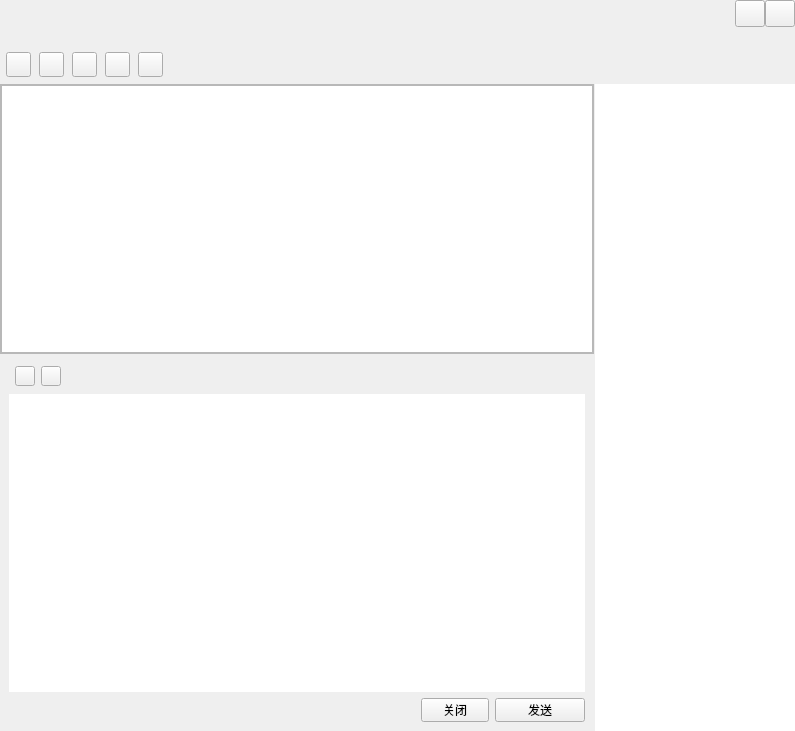
<?xml version="1.0" encoding="UTF-8"?>
<ui version="4.0">
 <class>ChatWindow</class>
 <widget class="QWidget" name="ChatWindow">
  <property name="geometry">
   <rect>
    <x>0</x>
    <y>0</y>
    <width>795</width>
    <height>731</height>
   </rect>
  </property>
  <property name="windowTitle">
   <string>TalkWindow</string>
  </property>
  <layout class="QVBoxLayout" name="verticalLayout_6">
   <property name="spacing">
    <number>0</number>
   </property>
   <property name="leftMargin">
    <number>0</number>
   </property>
   <property name="topMargin">
    <number>0</number>
   </property>
   <property name="rightMargin">
    <number>0</number>
   </property>
   <property name="bottomMargin">
    <number>0</number>
   </property>
   <item>
    <widget class="QWidget" name="titleWidget" native="true">
     <property name="sizePolicy">
      <sizepolicy hsizetype="Expanding" vsizetype="Fixed">
       <horstretch>0</horstretch>
       <verstretch>0</verstretch>
      </sizepolicy>
     </property>
     <property name="minimumSize">
      <size>
       <width>0</width>
       <height>84</height>
      </size>
     </property>
     <property name="maximumSize">
      <size>
       <width>16777215</width>
       <height>84</height>
      </size>
     </property>
     <property name="bottomskin" stdset="0">
      <bool>true</bool>
     </property>
     <layout class="QVBoxLayout" name="verticalLayout">
      <property name="spacing">
       <number>0</number>
      </property>
      <property name="leftMargin">
       <number>6</number>
      </property>
      <property name="topMargin">
       <number>0</number>
      </property>
      <property name="rightMargin">
       <number>0</number>
      </property>
      <property name="bottomMargin">
       <number>0</number>
      </property>
      <item>
       <layout class="QHBoxLayout" name="horizontalLayout">
        <property name="spacing">
         <number>0</number>
        </property>
        <item>
         <widget class="QLabel" name="nameLabel">
          <property name="sizePolicy">
           <sizepolicy hsizetype="Expanding" vsizetype="Fixed">
            <horstretch>0</horstretch>
            <verstretch>0</verstretch>
           </sizepolicy>
          </property>
          <property name="minimumSize">
           <size>
            <width>0</width>
            <height>27</height>
           </size>
          </property>
          <property name="maximumSize">
           <size>
            <width>16777215</width>
            <height>27</height>
           </size>
          </property>
          <property name="font">
           <font>
            <family>AcadEref</family>
            <pointsize>12</pointsize>
           </font>
          </property>
          <property name="text">
           <string/>
          </property>
         </widget>
        </item>
        <item>
         <widget class="QPushButton" name="sysmin">
          <property name="sizePolicy">
           <sizepolicy hsizetype="Fixed" vsizetype="Fixed">
            <horstretch>0</horstretch>
            <verstretch>0</verstretch>
           </sizepolicy>
          </property>
          <property name="minimumSize">
           <size>
            <width>30</width>
            <height>27</height>
           </size>
          </property>
          <property name="maximumSize">
           <size>
            <width>30</width>
            <height>27</height>
           </size>
          </property>
          <property name="focusPolicy">
           <enum>Qt::ClickFocus</enum>
          </property>
          <property name="statusTip">
           <string>最小化</string>
          </property>
          <property name="text">
           <string/>
          </property>
          <property name="iconSize">
           <size>
            <width>30</width>
            <height>30</height>
           </size>
          </property>
         </widget>
        </item>
        <item>
         <widget class="QPushButton" name="sysclose">
          <property name="sizePolicy">
           <sizepolicy hsizetype="Fixed" vsizetype="Fixed">
            <horstretch>0</horstretch>
            <verstretch>0</verstretch>
           </sizepolicy>
          </property>
          <property name="minimumSize">
           <size>
            <width>30</width>
            <height>27</height>
           </size>
          </property>
          <property name="maximumSize">
           <size>
            <width>30</width>
            <height>27</height>
           </size>
          </property>
          <property name="focusPolicy">
           <enum>Qt::ClickFocus</enum>
          </property>
          <property name="statusTip">
           <string>关闭</string>
          </property>
          <property name="text">
           <string/>
          </property>
          <property name="iconSize">
           <size>
            <width>30</width>
            <height>30</height>
           </size>
          </property>
         </widget>
        </item>
       </layout>
      </item>
      <item>
       <widget class="QLabel" name="signLabel">
        <property name="sizePolicy">
         <sizepolicy hsizetype="Expanding" vsizetype="Fixed">
          <horstretch>0</horstretch>
          <verstretch>0</verstretch>
         </sizepolicy>
        </property>
        <property name="maximumSize">
         <size>
          <width>16777215</width>
          <height>20</height>
         </size>
        </property>
        <property name="sizeIncrement">
         <size>
          <width>0</width>
          <height>20</height>
         </size>
        </property>
        <property name="font">
         <font>
          <family>AcadEref</family>
          <pointsize>10</pointsize>
         </font>
        </property>
        <property name="text">
         <string/>
        </property>
       </widget>
      </item>
      <item>
       <widget class="QWidget" name="funWidget" native="true">
        <property name="sizePolicy">
         <sizepolicy hsizetype="Expanding" vsizetype="Expanding">
          <horstretch>0</horstretch>
          <verstretch>0</verstretch>
         </sizepolicy>
        </property>
        <property name="minimumSize">
         <size>
          <width>0</width>
          <height>34</height>
         </size>
        </property>
        <property name="maximumSize">
         <size>
          <width>16777215</width>
          <height>600</height>
         </size>
        </property>
        <layout class="QHBoxLayout" name="horizontalLayout_2">
         <property name="spacing">
          <number>8</number>
         </property>
         <property name="leftMargin">
          <number>0</number>
         </property>
         <property name="topMargin">
          <number>0</number>
         </property>
         <property name="rightMargin">
          <number>6</number>
         </property>
         <property name="bottomMargin">
          <number>0</number>
         </property>
         <item>
          <widget class="QPushButton" name="addtoolbtn">
           <property name="sizePolicy">
            <sizepolicy hsizetype="Fixed" vsizetype="Fixed">
             <horstretch>0</horstretch>
             <verstretch>0</verstretch>
            </sizepolicy>
           </property>
           <property name="minimumSize">
            <size>
             <width>25</width>
             <height>25</height>
            </size>
           </property>
           <property name="maximumSize">
            <size>
             <width>25</width>
             <height>25</height>
            </size>
           </property>
           <property name="text">
            <string/>
           </property>
           <property name="hasborder" stdset="0">
            <bool>true</bool>
           </property>
          </widget>
         </item>
         <item>
          <widget class="QPushButton" name="addhumanBtn">
           <property name="sizePolicy">
            <sizepolicy hsizetype="Fixed" vsizetype="Fixed">
             <horstretch>0</horstretch>
             <verstretch>0</verstretch>
            </sizepolicy>
           </property>
           <property name="minimumSize">
            <size>
             <width>25</width>
             <height>25</height>
            </size>
           </property>
           <property name="maximumSize">
            <size>
             <width>25</width>
             <height>25</height>
            </size>
           </property>
           <property name="text">
            <string/>
           </property>
           <property name="hasborder" stdset="0">
            <bool>true</bool>
           </property>
          </widget>
         </item>
         <item>
          <widget class="QPushButton" name="appBtn">
           <property name="sizePolicy">
            <sizepolicy hsizetype="Fixed" vsizetype="Fixed">
             <horstretch>0</horstretch>
             <verstretch>0</verstretch>
            </sizepolicy>
           </property>
           <property name="minimumSize">
            <size>
             <width>25</width>
             <height>25</height>
            </size>
           </property>
           <property name="maximumSize">
            <size>
             <width>25</width>
             <height>25</height>
            </size>
           </property>
           <property name="text">
            <string/>
           </property>
           <property name="hasborder" stdset="0">
            <bool>true</bool>
           </property>
          </widget>
         </item>
         <item>
          <widget class="QPushButton" name="videoBtn">
           <property name="sizePolicy">
            <sizepolicy hsizetype="Fixed" vsizetype="Fixed">
             <horstretch>0</horstretch>
             <verstretch>0</verstretch>
            </sizepolicy>
           </property>
           <property name="minimumSize">
            <size>
             <width>25</width>
             <height>25</height>
            </size>
           </property>
           <property name="maximumSize">
            <size>
             <width>25</width>
             <height>25</height>
            </size>
           </property>
           <property name="text">
            <string/>
           </property>
           <property name="hasborder" stdset="0">
            <bool>true</bool>
           </property>
          </widget>
         </item>
         <item>
          <widget class="QPushButton" name="toolsetBtn">
           <property name="sizePolicy">
            <sizepolicy hsizetype="Fixed" vsizetype="Fixed">
             <horstretch>0</horstretch>
             <verstretch>0</verstretch>
            </sizepolicy>
           </property>
           <property name="minimumSize">
            <size>
             <width>25</width>
             <height>25</height>
            </size>
           </property>
           <property name="maximumSize">
            <size>
             <width>25</width>
             <height>25</height>
            </size>
           </property>
           <property name="text">
            <string/>
           </property>
           <property name="hasborder" stdset="0">
            <bool>true</bool>
           </property>
          </widget>
         </item>
         <item>
          <spacer name="horizontalSpacer">
           <property name="orientation">
            <enum>Qt::Horizontal</enum>
           </property>
           <property name="sizeHint" stdset="0">
            <size>
             <width>700</width>
             <height>20</height>
            </size>
           </property>
          </spacer>
         </item>
        </layout>
       </widget>
      </item>
     </layout>
    </widget>
   </item>
   <item>
    <widget class="QSplitter" name="splitter">
     <property name="orientation">
      <enum>Qt::Horizontal</enum>
     </property>
     <property name="handleWidth">
      <number>1</number>
     </property>
     <widget class="QSplitter" name="bodySplitter">
      <property name="lineWidth">
       <number>1</number>
      </property>
      <property name="orientation">
       <enum>Qt::Vertical</enum>
      </property>
      <property name="handleWidth">
       <number>1</number>
      </property>
      <property name="childrenCollapsible">
       <bool>false</bool>
      </property>
      <widget class="QWidget" name="bodyWidget" native="true">
       <property name="sizePolicy">
        <sizepolicy hsizetype="Expanding" vsizetype="Expanding">
         <horstretch>0</horstretch>
         <verstretch>0</verstretch>
        </sizepolicy>
       </property>
       <layout class="QVBoxLayout" name="verticalLayout_4">
        <property name="spacing">
         <number>0</number>
        </property>
        <property name="leftMargin">
         <number>0</number>
        </property>
        <property name="topMargin">
         <number>0</number>
        </property>
        <property name="rightMargin">
         <number>0</number>
        </property>
        <property name="bottomMargin">
         <number>0</number>
        </property>
        <item>
         <widget class="QFrame" name="frameWidget">
          <property name="sizePolicy">
           <sizepolicy hsizetype="Expanding" vsizetype="Expanding">
            <horstretch>0</horstretch>
            <verstretch>0</verstretch>
           </sizepolicy>
          </property>
          <property name="frameShape">
           <enum>QFrame::StyledPanel</enum>
          </property>
          <property name="frameShadow">
           <enum>QFrame::Raised</enum>
          </property>
          <property name="lineWidth">
           <number>1</number>
          </property>
          <layout class="QVBoxLayout" name="verticalLayout_3">
           <property name="spacing">
            <number>0</number>
           </property>
           <property name="leftMargin">
            <number>0</number>
           </property>
           <property name="topMargin">
            <number>0</number>
           </property>
           <property name="rightMargin">
            <number>0</number>
           </property>
           <property name="bottomMargin">
            <number>0</number>
           </property>
           <item>
            <widget class="QListWidget" name="listWidget">
             <property name="sizePolicy">
              <sizepolicy hsizetype="Preferred" vsizetype="Preferred">
               <horstretch>0</horstretch>
               <verstretch>0</verstretch>
              </sizepolicy>
             </property>
             <property name="maximumSize">
              <size>
               <width>16777215</width>
               <height>16777215</height>
              </size>
             </property>
             <property name="focusPolicy">
              <enum>Qt::TabFocus</enum>
             </property>
             <property name="horizontalScrollBarPolicy">
              <enum>Qt::ScrollBarAsNeeded</enum>
             </property>
             <property name="selectionMode">
              <enum>QAbstractItemView::NoSelection</enum>
             </property>
            </widget>
           </item>
          </layout>
         </widget>
        </item>
       </layout>
      </widget>
      <widget class="QWidget" name="bottomWidget" native="true">
       <property name="sizePolicy">
        <sizepolicy hsizetype="Expanding" vsizetype="Expanding">
         <horstretch>0</horstretch>
         <verstretch>0</verstretch>
        </sizepolicy>
       </property>
       <property name="minimumSize">
        <size>
         <width>500</width>
         <height>138</height>
        </size>
       </property>
       <property name="maximumSize">
        <size>
         <width>16777215</width>
         <height>600</height>
        </size>
       </property>
       <layout class="QVBoxLayout" name="verticalLayout_2">
        <property name="spacing">
         <number>6</number>
        </property>
        <property name="leftMargin">
         <number>9</number>
        </property>
        <property name="topMargin">
         <number>9</number>
        </property>
        <property name="rightMargin">
         <number>9</number>
        </property>
        <property name="bottomMargin">
         <number>9</number>
        </property>
        <item>
         <widget class="QWidget" name="moduleWidet" native="true">
          <property name="sizePolicy">
           <sizepolicy hsizetype="Expanding" vsizetype="Fixed">
            <horstretch>0</horstretch>
            <verstretch>0</verstretch>
           </sizepolicy>
          </property>
          <property name="minimumSize">
           <size>
            <width>0</width>
            <height>24</height>
           </size>
          </property>
          <property name="maximumSize">
           <size>
            <width>16777215</width>
            <height>24</height>
           </size>
          </property>
          <layout class="QHBoxLayout" name="horizontalLayout_3">
           <property name="spacing">
            <number>6</number>
           </property>
           <property name="leftMargin">
            <number>6</number>
           </property>
           <property name="topMargin">
            <number>0</number>
           </property>
           <property name="rightMargin">
            <number>0</number>
           </property>
           <property name="bottomMargin">
            <number>0</number>
           </property>
           <item>
            <widget class="QPushButton" name="faceBtn">
             <property name="sizePolicy">
              <sizepolicy hsizetype="Fixed" vsizetype="Fixed">
               <horstretch>0</horstretch>
               <verstretch>0</verstretch>
              </sizepolicy>
             </property>
             <property name="minimumSize">
              <size>
               <width>20</width>
               <height>20</height>
              </size>
             </property>
             <property name="maximumSize">
              <size>
               <width>20</width>
               <height>20</height>
              </size>
             </property>
             <property name="text">
              <string/>
             </property>
             <property name="hasborder" stdset="0">
              <bool>true</bool>
             </property>
            </widget>
           </item>
           <item>
            <widget class="QPushButton" name="fileopenBtn">
             <property name="sizePolicy">
              <sizepolicy hsizetype="Fixed" vsizetype="Fixed">
               <horstretch>0</horstretch>
               <verstretch>0</verstretch>
              </sizepolicy>
             </property>
             <property name="minimumSize">
              <size>
               <width>20</width>
               <height>20</height>
              </size>
             </property>
             <property name="maximumSize">
              <size>
               <width>20</width>
               <height>20</height>
              </size>
             </property>
             <property name="text">
              <string/>
             </property>
             <property name="hasborder" stdset="0">
              <bool>true</bool>
             </property>
            </widget>
           </item>
           <item>
            <spacer name="horizontalSpacer_2">
             <property name="orientation">
              <enum>Qt::Horizontal</enum>
             </property>
             <property name="sizeHint" stdset="0">
              <size>
               <width>519</width>
               <height>20</height>
              </size>
             </property>
            </spacer>
           </item>
          </layout>
         </widget>
        </item>
        <item>
         <widget class="QTextEdit" name="textEdit">
          <property name="font">
           <font>
            <pointsize>14</pointsize>
           </font>
          </property>
          <property name="contextMenuPolicy">
           <enum>Qt::NoContextMenu</enum>
          </property>
          <property name="frameShape">
           <enum>QFrame::NoFrame</enum>
          </property>
          <property name="lineWidth">
           <number>1</number>
          </property>
         </widget>
        </item>
        <item>
         <layout class="QHBoxLayout" name="horizontalLayout_4">
          <property name="spacing">
           <number>6</number>
          </property>
          <item>
           <spacer name="horizontalSpacer_3">
            <property name="orientation">
             <enum>Qt::Horizontal</enum>
            </property>
            <property name="sizeHint" stdset="0">
             <size>
              <width>348</width>
              <height>20</height>
             </size>
            </property>
           </spacer>
          </item>
          <item>
           <widget class="QToolButton" name="closeBtn">
            <property name="minimumSize">
             <size>
              <width>68</width>
              <height>24</height>
             </size>
            </property>
            <property name="maximumSize">
             <size>
              <width>68</width>
              <height>24</height>
             </size>
            </property>
            <property name="text">
             <string>关闭</string>
            </property>
           </widget>
          </item>
          <item>
           <widget class="QToolButton" name="sendBtn">
            <property name="minimumSize">
             <size>
              <width>90</width>
              <height>24</height>
             </size>
            </property>
            <property name="maximumSize">
             <size>
              <width>90</width>
              <height>24</height>
             </size>
            </property>
            <property name="text">
             <string>发送</string>
            </property>
           </widget>
          </item>
         </layout>
        </item>
       </layout>
      </widget>
     </widget>
     <widget class="QWidget" name="widget" native="true">
      <property name="sizePolicy">
       <sizepolicy hsizetype="Expanding" vsizetype="Expanding">
        <horstretch>0</horstretch>
        <verstretch>0</verstretch>
       </sizepolicy>
      </property>
      <property name="minimumSize">
       <size>
        <width>200</width>
        <height>0</height>
       </size>
      </property>
      <property name="maximumSize">
       <size>
        <width>200</width>
        <height>10000</height>
       </size>
      </property>
      <layout class="QVBoxLayout" name="verticalLayout_7">
       <property name="spacing">
        <number>0</number>
       </property>
       <property name="leftMargin">
        <number>0</number>
       </property>
       <property name="topMargin">
        <number>0</number>
       </property>
       <property name="rightMargin">
        <number>0</number>
       </property>
       <property name="bottomMargin">
        <number>0</number>
       </property>
       <item>
        <widget class="QScrollArea" name="scrollArea">
         <property name="frameShape">
          <enum>QFrame::NoFrame</enum>
         </property>
         <property name="horizontalScrollBarPolicy">
          <enum>Qt::ScrollBarAlwaysOff</enum>
         </property>
         <property name="sizeAdjustPolicy">
          <enum>QAbstractScrollArea::AdjustToContents</enum>
         </property>
         <property name="widgetResizable">
          <bool>true</bool>
         </property>
         <widget class="QWidget" name="scrollAreaWidgetContents_2">
          <property name="geometry">
           <rect>
            <x>0</x>
            <y>0</y>
            <width>200</width>
            <height>647</height>
           </rect>
          </property>
          <property name="sizePolicy">
           <sizepolicy hsizetype="Expanding" vsizetype="Expanding">
            <horstretch>0</horstretch>
            <verstretch>0</verstretch>
           </sizepolicy>
          </property>
          <layout class="QVBoxLayout" name="verticalLayout_5">
           <property name="spacing">
            <number>0</number>
           </property>
           <property name="leftMargin">
            <number>0</number>
           </property>
           <property name="topMargin">
            <number>0</number>
           </property>
           <property name="rightMargin">
            <number>0</number>
           </property>
           <property name="bottomMargin">
            <number>0</number>
           </property>
           <item>
            <widget class="QTreeWidget" name="treeWidget">
             <property name="sizePolicy">
              <sizepolicy hsizetype="Expanding" vsizetype="Expanding">
               <horstretch>0</horstretch>
               <verstretch>0</verstretch>
              </sizepolicy>
             </property>
             <property name="autoFillBackground">
              <bool>false</bool>
             </property>
             <property name="styleSheet">
              <string notr="true"/>
             </property>
             <property name="frameShape">
              <enum>QFrame::NoFrame</enum>
             </property>
             <property name="horizontalScrollBarPolicy">
              <enum>Qt::ScrollBarAlwaysOff</enum>
             </property>
             <property name="sizeAdjustPolicy">
              <enum>QAbstractScrollArea::AdjustToContents</enum>
             </property>
             <property name="editTriggers">
              <set>QAbstractItemView::AllEditTriggers</set>
             </property>
             <property name="indentation">
              <number>0</number>
             </property>
             <property name="headerHidden">
              <bool>true</bool>
             </property>
             <column>
              <property name="text">
               <string notr="true">1</string>
              </property>
             </column>
            </widget>
           </item>
          </layout>
         </widget>
        </widget>
       </item>
      </layout>
     </widget>
    </widget>
   </item>
  </layout>
 </widget>
 <layoutdefault spacing="6" margin="11"/>
 <resources/>
 <connections/>
</ui>
